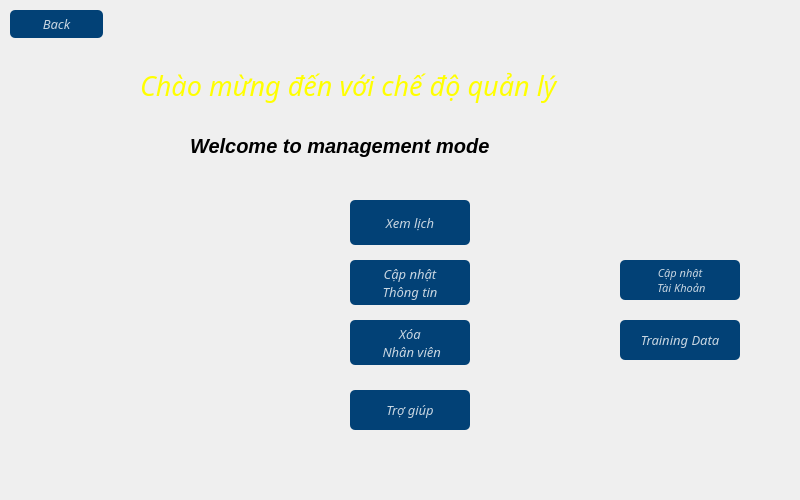
<?xml version="1.0" encoding="UTF-8"?>
<ui version="4.0">
 <class>Form_Menuadmin</class>
 <widget class="QWidget" name="Form_Menuadmin">
  <property name="geometry">
   <rect>
    <x>0</x>
    <y>0</y>
    <width>800</width>
    <height>500</height>
   </rect>
  </property>
  <property name="windowTitle">
   <string>Form</string>
  </property>
  <property name="styleSheet">
   <string notr="true">QPushButton#bt_xemlich{
background-color:rgba(2,65,118,255);
color:rgba(255,255,255,200);
border-radius:5px;
}
QPushButton#bt_xemlich:pressed{
padding-left:5px;
padding-top:5px;
background-color:rgba(2,65,118,100);
background-position:calc(100%-10px)center;
}
QPushButton#bt_xemlich:hover{
background-color:rgba(2,65,118,200);
}
QPushButton#bt_update1{
background-color:rgba(2,65,118,255);
color:rgba(255,255,255,200);
border-radius:5px;
}
QPushButton#bt_update1:pressed{
padding-left:5px;
padding-top:5px;
background-color:rgba(2,65,118,100);
background-position:calc(100%-10px)center;
}
QPushButton#bt_update1:hover{
background-color:rgba(2,65,118,200);
}
QPushButton#bt_update2{
background-color:rgba(2,65,118,255);
color:rgba(255,255,255,200);
border-radius:5px;
}
QPushButton#bt_update2:pressed{
padding-left:5px;
padding-top:5px;
background-color:rgba(2,65,118,100);
background-position:calc(100%-10px)center;
}
QPushButton#bt_update2:hover{
background-color:rgba(2,65,118,200);
}
QPushButton#bt_trogiup{
background-color:rgba(2,65,118,255);
color:rgba(255,255,255,200);
border-radius:5px;
}
QPushButton#bt_trogiup:pressed{
padding-left:5px;
padding-top:5px;
background-color:rgba(2,65,118,100);
background-position:calc(100%-10px)center;
}
QPushButton#bt_trogiup:hover{
background-color:rgba(2,65,118,200);
}
QPushButton#bt_back{
background-color:rgba(2,65,118,255);
color:rgba(255,255,255,200);
border-radius:5px;
}
QPushButton#bt_back:pressed{
padding-left:5px;
padding-top:5px;
background-color:rgba(2,65,118,100);
background-position:calc(100%-10px)center;
}
QPushButton#bt_back:hover{
background-color:rgba(2,65,118,200);
}
QPushButton#bt_training{
background-color:rgba(2,65,118,255);
color:rgba(255,255,255,200);
border-radius:5px;
}
QPushButton#bt_training:pressed{
padding-left:5px;
padding-top:5px;
background-color:rgba(2,65,118,100);
background-position:calc(100%-10px)center;
}
QPushButton#bt_training:hover{
background-color:rgba(2,65,118,200);
}
QPushButton#bt_updateacc{
background-color:rgba(2,65,118,255);
color:rgba(255,255,255,200);
border-radius:5px;
}
QPushButton#bt_updateacc:pressed{
padding-left:5px;
padding-top:5px;
background-color:rgba(2,65,118,100);
background-position:calc(100%-10px)center;
}
QPushButton#bt_updateacc:hover{
background-color:rgba(2,65,118,200);
}</string>
  </property>
  <widget class="QLabel" name="label">
   <property name="geometry">
    <rect>
     <x>0</x>
     <y>0</y>
     <width>800</width>
     <height>500</height>
    </rect>
   </property>
   <property name="styleSheet">
    <string notr="true">border-image:url(:/backgroud/backgroud/dat15904627748632.jpg);
border-radius:5px;
</string>
   </property>
   <property name="text">
    <string/>
   </property>
  </widget>
  <widget class="QLabel" name="label_2">
   <property name="geometry">
    <rect>
     <x>140</x>
     <y>50</y>
     <width>531</width>
     <height>71</height>
    </rect>
   </property>
   <property name="font">
    <font>
     <family>UVN Dzung Dakao</family>
     <pointsize>20</pointsize>
     <weight>50</weight>
     <italic>true</italic>
     <bold>false</bold>
    </font>
   </property>
   <property name="styleSheet">
    <string notr="true">color:rgb(255, 255, 0)</string>
   </property>
   <property name="text">
    <string>Chào mừng đến với chế độ quản lý</string>
   </property>
  </widget>
  <widget class="QLabel" name="label_3">
   <property name="geometry">
    <rect>
     <x>190</x>
     <y>130</y>
     <width>421</width>
     <height>31</height>
    </rect>
   </property>
   <property name="font">
    <font>
     <pointsize>15</pointsize>
     <weight>75</weight>
     <italic>true</italic>
     <bold>true</bold>
    </font>
   </property>
   <property name="text">
    <string>Welcome to management mode</string>
   </property>
  </widget>
  <widget class="QPushButton" name="bt_xemlich">
   <property name="geometry">
    <rect>
     <x>350</x>
     <y>200</y>
     <width>120</width>
     <height>45</height>
    </rect>
   </property>
   <property name="font">
    <font>
     <family>UVN Dzung Dakao</family>
     <pointsize>10</pointsize>
     <italic>true</italic>
    </font>
   </property>
   <property name="text">
    <string>Xem lịch</string>
   </property>
  </widget>
  <widget class="QPushButton" name="bt_update1">
   <property name="geometry">
    <rect>
     <x>350</x>
     <y>260</y>
     <width>120</width>
     <height>45</height>
    </rect>
   </property>
   <property name="font">
    <font>
     <family>UVN Dzung Dakao</family>
     <pointsize>10</pointsize>
     <italic>true</italic>
    </font>
   </property>
   <property name="text">
    <string>Cập nhật
Thông tin</string>
   </property>
  </widget>
  <widget class="QPushButton" name="bt_update2">
   <property name="geometry">
    <rect>
     <x>350</x>
     <y>320</y>
     <width>120</width>
     <height>45</height>
    </rect>
   </property>
   <property name="font">
    <font>
     <family>UVN Dzung Dakao</family>
     <pointsize>10</pointsize>
     <italic>true</italic>
    </font>
   </property>
   <property name="text">
    <string>Xóa
 Nhân viên</string>
   </property>
  </widget>
  <widget class="QPushButton" name="bt_trogiup">
   <property name="geometry">
    <rect>
     <x>350</x>
     <y>390</y>
     <width>120</width>
     <height>40</height>
    </rect>
   </property>
   <property name="font">
    <font>
     <family>UVN Dzung Dakao</family>
     <pointsize>10</pointsize>
     <italic>true</italic>
    </font>
   </property>
   <property name="text">
    <string>Trợ giúp</string>
   </property>
  </widget>
  <widget class="QPushButton" name="bt_training">
   <property name="geometry">
    <rect>
     <x>620</x>
     <y>320</y>
     <width>120</width>
     <height>40</height>
    </rect>
   </property>
   <property name="font">
    <font>
     <family>UVN Dzung Dakao</family>
     <pointsize>10</pointsize>
     <italic>true</italic>
    </font>
   </property>
   <property name="text">
    <string>Training Data</string>
   </property>
  </widget>
  <widget class="QPushButton" name="bt_back">
   <property name="geometry">
    <rect>
     <x>10</x>
     <y>10</y>
     <width>93</width>
     <height>28</height>
    </rect>
   </property>
   <property name="font">
    <font>
     <family>UVN Dzung Dakao</family>
     <pointsize>10</pointsize>
     <italic>true</italic>
    </font>
   </property>
   <property name="text">
    <string>Back</string>
   </property>
  </widget>
  <widget class="QPushButton" name="bt_updateacc">
   <property name="geometry">
    <rect>
     <x>620</x>
     <y>260</y>
     <width>120</width>
     <height>40</height>
    </rect>
   </property>
   <property name="font">
    <font>
     <family>UVN Dzung Dakao</family>
     <pointsize>8</pointsize>
     <italic>true</italic>
    </font>
   </property>
   <property name="text">
    <string>Cập nhật
 Tài Khoản</string>
   </property>
  </widget>
 </widget>
 <resources>
  <include location="res.qrc"/>
 </resources>
 <connections/>
</ui>
